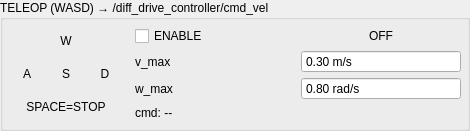
       <widget class="QGroupBox" name="teleopBox">
        <property name="title">
         <string>TELEOP (WASD) → /diff_drive_controller/cmd_vel</string>
        </property>
        <property name="maximumSize">
         <size>
          <width>16777215</width>
          <height>170</height>
         </size>
        </property>
        <property name="minimumSize">
         <size>
          <width>470</width>
          <height>0</height>
         </size>
        </property>
        <layout class="QHBoxLayout" name="teleopLayout">
         <property name="spacing">
          <number>12</number>
         </property>
         <property name="leftMargin">
          <number>6</number>
         </property>
         <property name="topMargin">
          <number>6</number>
         </property>
         <property name="rightMargin">
          <number>6</number>
         </property>
         <property name="bottomMargin">
          <number>6</number>
         </property>
         <item>
          <layout class="QGridLayout" name="keyGrid">
           <property name="horizontalSpacing">
            <number>3</number>
           </property>
           <property name="verticalSpacing">
            <number>3</number>
           </property>
           <item row="0" column="1">
            <widget class="QLabel" name="keyW">
             <property name="text">
              <string>W</string>
             </property>
             <property name="alignment">
              <set>Qt::AlignCenter</set>
             </property>
             <property name="role" stdset="0">
              <string>key</string>
             </property>
             <property name="minimumSize">
              <size>
               <width>36</width>
               <height>30</height>
              </size>
             </property>
             <property name="maximumSize">
              <size>
               <width>36</width>
               <height>30</height>
              </size>
             </property>
             <property name="active" stdset="0">
              <bool>false</bool>
             </property>
            </widget>
           </item>
           <item row="1" column="0">
            <widget class="QLabel" name="keyA">
             <property name="text">
              <string>A</string>
             </property>
             <property name="alignment">
              <set>Qt::AlignCenter</set>
             </property>
             <property name="role" stdset="0">
              <string>key</string>
             </property>
             <property name="minimumSize">
              <size>
               <width>36</width>
               <height>30</height>
              </size>
             </property>
             <property name="maximumSize">
              <size>
               <width>36</width>
               <height>30</height>
              </size>
             </property>
             <property name="active" stdset="0">
              <bool>false</bool>
             </property>
            </widget>
           </item>
           <item row="1" column="1">
            <widget class="QLabel" name="keyS">
             <property name="text">
              <string>S</string>
             </property>
             <property name="alignment">
              <set>Qt::AlignCenter</set>
             </property>
             <property name="role" stdset="0">
              <string>key</string>
             </property>
             <property name="minimumSize">
              <size>
               <width>36</width>
               <height>30</height>
              </size>
             </property>
             <property name="maximumSize">
              <size>
               <width>36</width>
               <height>30</height>
              </size>
             </property>
             <property name="active" stdset="0">
              <bool>false</bool>
             </property>
            </widget>
           </item>
           <item row="1" column="2">
            <widget class="QLabel" name="keyD">
             <property name="text">
              <string>D</string>
             </property>
             <property name="alignment">
              <set>Qt::AlignCenter</set>
             </property>
             <property name="role" stdset="0">
              <string>key</string>
             </property>
             <property name="minimumSize">
              <size>
               <width>36</width>
               <height>30</height>
              </size>
             </property>
             <property name="maximumSize">
              <size>
               <width>36</width>
               <height>30</height>
              </size>
             </property>
             <property name="active" stdset="0">
              <bool>false</bool>
             </property>
            </widget>
           </item>
           <item row="2" column="0" colspan="3">
            <widget class="QLabel" name="keySpace">
             <property name="text">
              <string>SPACE=STOP</string>
             </property>
             <property name="alignment">
              <set>Qt::AlignCenter</set>
             </property>
             <property name="role" stdset="0">
              <string>key</string>
             </property>
             <property name="minimumSize">
              <size>
               <width>114</width>
               <height>30</height>
              </size>
             </property>
             <property name="maximumSize">
              <size>
               <width>114</width>
               <height>30</height>
              </size>
             </property>
             <property name="active" stdset="0">
              <bool>false</bool>
             </property>
            </widget>
           </item>
          </layout>
         </item>
         <item>
          <layout class="QGridLayout" name="teleopRight">
           <property name="horizontalSpacing">
            <number>6</number>
           </property>
           <property name="verticalSpacing">
            <number>4</number>
           </property>
           <item row="0" column="0">
            <widget class="QCheckBox" name="teleopEnableCheck">
             <property name="text">
              <string>ENABLE</string>
             </property>
            </widget>
           </item>
           <item row="0" column="1">
            <widget class="QLabel" name="teleopStatePill">
             <property name="text">
              <string>OFF</string>
             </property>
             <property name="alignment">
              <set>Qt::AlignCenter</set>
             </property>
             <property name="state" stdset="0">
              <string>off</string>
             </property>
            </widget>
           </item>
           <item row="1" column="0">
            <widget class="QLabel" name="linearSpeedName">
             <property name="text">
              <string>v_max</string>
             </property>
             <property name="role" stdset="0">
              <string>caption</string>
             </property>
            </widget>
           </item>
           <item row="1" column="1">
            <widget class="QDoubleSpinBox" name="linearSpeedSpin">
             <property name="decimals">
              <number>2</number>
             </property>
             <property name="minimum">
              <double>0.05</double>
             </property>
             <property name="maximum">
              <double>1.0</double>
             </property>
             <property name="singleStep">
              <double>0.05</double>
             </property>
             <property name="value">
              <double>0.3</double>
             </property>
             <property name="suffix">
              <string> m/s</string>
             </property>
             <property name="buttonSymbols">
              <enum>QAbstractSpinBox::NoButtons</enum>
             </property>
             <property name="toolTip">
              <string>클릭 후 숫자 입력 또는 마우스 휠로 조절</string>
             </property>
            </widget>
           </item>
           <item row="2" column="0">
            <widget class="QLabel" name="angularSpeedName">
             <property name="text">
              <string>w_max</string>
             </property>
             <property name="role" stdset="0">
              <string>caption</string>
             </property>
            </widget>
           </item>
           <item row="2" column="1">
            <widget class="QDoubleSpinBox" name="angularSpeedSpin">
             <property name="decimals">
              <number>2</number>
             </property>
             <property name="minimum">
              <double>0.1</double>
             </property>
             <property name="maximum">
              <double>1.2</double>
             </property>
             <property name="singleStep">
              <double>0.1</double>
             </property>
             <property name="value">
              <double>0.8</double>
             </property>
             <property name="suffix">
              <string> rad/s</string>
             </property>
             <property name="buttonSymbols">
              <enum>QAbstractSpinBox::NoButtons</enum>
             </property>
             <property name="toolTip">
              <string>클릭 후 숫자 입력 또는 마우스 휠로 조절</string>
             </property>
            </widget>
           </item>
           <item row="3" column="0" colspan="2">
            <widget class="QLabel" name="teleopCmdLabel">
             <property name="text">
              <string>cmd: --</string>
             </property>
             <property name="role" stdset="0">
              <string>caption</string>
             </property>
            </widget>
           </item>
          </layout>
         </item>
        </layout>
       </widget>
